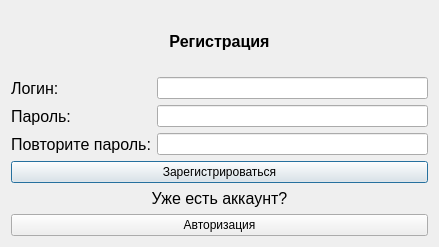
<?xml version="1.0" encoding="UTF-8"?>
<ui version="4.0">
 <class>Registration</class>
 <widget class="QDialog" name="Registration">
  <property name="geometry">
   <rect>
    <x>0</x>
    <y>0</y>
    <width>439</width>
    <height>247</height>
   </rect>
  </property>
  <property name="windowTitle">
   <string>Dialog</string>
  </property>
  <layout class="QVBoxLayout" name="verticalLayout_2">
   <item>
    <widget class="QLabel" name="label">
     <property name="font">
      <font>
       <pointsize>12</pointsize>
       <weight>75</weight>
       <bold>true</bold>
      </font>
     </property>
     <property name="text">
      <string>Регистрация</string>
     </property>
     <property name="alignment">
      <set>Qt::AlignCenter</set>
     </property>
    </widget>
   </item>
   <item>
    <layout class="QFormLayout" name="formLayout">
     <item row="0" column="0">
      <widget class="QLabel" name="label_2">
       <property name="font">
        <font>
         <pointsize>12</pointsize>
        </font>
       </property>
       <property name="text">
        <string>Логин:</string>
       </property>
      </widget>
     </item>
     <item row="0" column="1">
      <widget class="QLineEdit" name="lineEdit"/>
     </item>
     <item row="1" column="0">
      <widget class="QLabel" name="label_3">
       <property name="font">
        <font>
         <pointsize>12</pointsize>
        </font>
       </property>
       <property name="text">
        <string>Пароль:</string>
       </property>
      </widget>
     </item>
     <item row="1" column="1">
      <widget class="QLineEdit" name="lineEdit_2"/>
     </item>
     <item row="2" column="0">
      <widget class="QLabel" name="label_4">
       <property name="font">
        <font>
         <pointsize>12</pointsize>
        </font>
       </property>
       <property name="text">
        <string>Повторите пароль:</string>
       </property>
      </widget>
     </item>
     <item row="2" column="1">
      <widget class="QLineEdit" name="lineEdit_3"/>
     </item>
    </layout>
   </item>
   <item>
    <layout class="QVBoxLayout" name="verticalLayout">
     <item>
      <widget class="QPushButton" name="Registr">
       <property name="text">
        <string>Зарегистрироваться</string>
       </property>
      </widget>
     </item>
     <item>
      <widget class="QLabel" name="label_5">
       <property name="font">
        <font>
         <pointsize>12</pointsize>
        </font>
       </property>
       <property name="text">
        <string>Уже есть аккаунт?</string>
       </property>
       <property name="alignment">
        <set>Qt::AlignCenter</set>
       </property>
      </widget>
     </item>
     <item>
      <widget class="QPushButton" name="Autoriz">
       <property name="text">
        <string>Авторизация</string>
       </property>
      </widget>
     </item>
    </layout>
   </item>
  </layout>
 </widget>
 <resources/>
 <connections/>
</ui>
